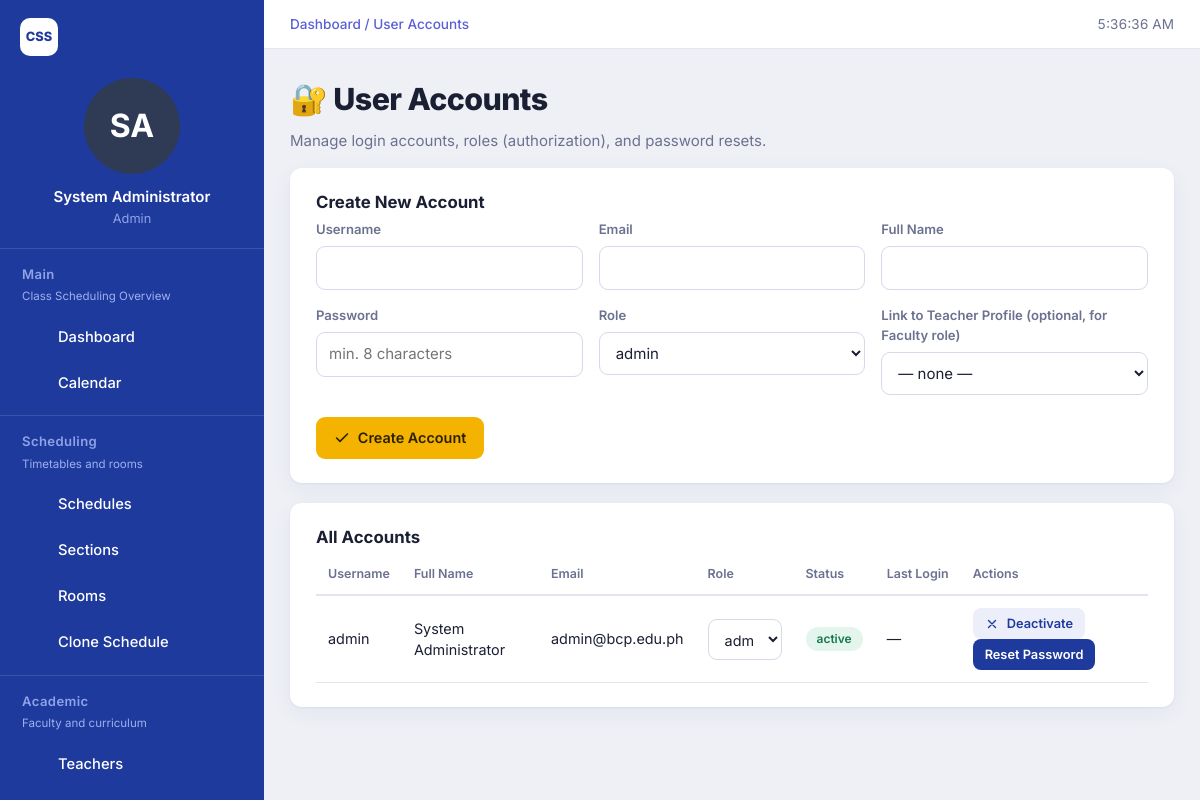
/users.php (signed in), run on the app's committed database.
### tables this page shows
CREATE TABLE users (
    id INT AUTO_INCREMENT PRIMARY KEY,
    username VARCHAR(50) NOT NULL UNIQUE,
    email VARCHAR(150) NOT NULL UNIQUE,
    password_hash VARCHAR(255) NOT NULL,
    full_name VARCHAR(150) NOT NULL,
    role_id INT NOT NULL,
    status ENUM('active','inactive') NOT NULL DEFAULT 'active',
    failed_attempts INT NOT NULL DEFAULT 0,
    locked_until DATETIME NULL DEFAULT NULL,
    last_login DATETIME NULL DEFAULT NULL,
    created_at TIMESTAMP NOT NULL DEFAULT CURRENT_TIMESTAMP,
    FOREIGN KEY (role_id) REFERENCES roles(id)
);

CREATE TABLE roles (
    id INT AUTO_INCREMENT PRIMARY KEY,
    name VARCHAR(50) NOT NULL UNIQUE
);

### includes/functions.php (called while the page is built, shortened)
<?php
require_once __DIR__ . '/../config/db.php';
function e(?string $value): string
{
    return htmlspecialchars($value ?? '', ENT_QUOTES, 'UTF-8');
}

### config/db.php (called while the page is built, shortened)
<?php
function getDB(): PDO
{
    static $pdo = null;
    if ($pdo === null) {
        $dsn = 'mysql:host=' . DB_HOST . ';dbname=' . DB_NAME . ';charset=' . DB_CHARSET;
        try {
            $pdo = new PDO($dsn, DB_USER, DB_PASS, [
                PDO::ATTR_ERRMODE            => PDO::ERRMODE_EXCEPTION,
                PDO::ATTR_DEFAULT_FETCH_MODE => PDO::FETCH_ASSOC,
                PDO::ATTR_EMULATE_PREPARES   => false,
            ]);
        } catch (PDOException $e) {
            error_log('CSS DB connection failed: ' . $e->getMessage());
            http_response_code(500);
            exit('Database connection failed. Please tell the administrator.');
        }
    }
    return $pdo;
}

### includes/auth.php (called while the page is built, shortened)
<?php
require_once __DIR__ . '/../config/db.php';
function isLoggedIn(): bool
{
    static $valid = false;
    if ($valid) {
        return true;
    }
    $now   = time();
    $last  = (int)($_SESSION['last_activity'] ?? $now);
    $start = (int)($_SESSION['login_at'] ?? $now);
    $stale = ($now - $last) > SESSION_IDLE_SECONDS || ($now - $start) > SESSION_MAX_SECONDS;
    if (!$stale) {
        $st = getDB()->prepare('SELECT u.*, r.name AS role_name FROM users u JOIN roles r ON r.id = u.role_id WHERE u.id = ?');
        $st->execute([(int)$_SESSION['user_id']]);
    }
    return true;
}
function requireLogin(): void
{
    if (!isLoggedIn()) {
        header('Location: login.php' . (sessionEndReason() ? '?expired=1' : ''));
        exit;
    }
}
function requireRole(array $roles): void
{
    requireLogin();
}

### users.php (the view, shortened to what this page needs)
<?php
require_once __DIR__ . '/includes/auth.php';
require_once __DIR__ . '/includes/functions.php';
requireRole(['admin']);
$pdo = getDB();
$roles = $pdo->query("SELECT * FROM roles ORDER BY id")->fetchAll();
$users = $pdo->query("SELECT u.*, r.name AS role_name FROM users u JOIN roles r ON r.id=u.role_id ORDER BY u.username")->fetchAll();
include __DIR__ . '/includes/header.php';
?>
<h1>🔐 User Accounts</h1>
<p>Manage login accounts, roles (authorization), and password resets.</p>
<div class="card">
    <h3>Create New Account</h3>
    <form method="POST" action="users.php">
        <div class="form-grid">
            <div><label>Username</label><input type="text" name="username" required></div>
            <div><label>Email</label><input type="email" name="email" required></div>
            <div><label>Full Name</label><input type="text" name="full_name" required></div>
            <div><label>Password</label><input type="password" name="password" required minlength="8" placeholder="min. 8 characters"></div>
            <div>
                <label>Role</label>
                <select name="role_id" required>
                    <?php foreach ($roles as $r): ?><option value="<?= $r['id'] ?>"><?= e($r['name']) ?></option><?php endforeach; ?>
                </select>
            </div>
            <div>
                <label>Link to Teacher Profile (optional, for Faculty role)</label>
                <select name="link_teacher_id">
                    <option value="0">— none —</option>
                </select>
            </div>
        </div>
        <br>
        <button class="btn btn-gold" type="submit">Create Account</button>
    </form>
</div>
<div class="card">
    <h3>All Accounts</h3>
    <table>
        <tr><th>Username</th><th>Full Name</th><th>Email</th><th>Role</th><th>Status</th><th>Last Login</th><th>Actions</th></tr>
        <?php foreach ($users as $u): ?>
        <tr>
            <td><?= e($u['username']) ?></td>
            <td><?= e($u['full_name']) ?></td>
            <td><?= e($u['email']) ?></td>
            <td>
                <form class="inline" method="POST" action="users.php">
                    <select name="role_id" data-autosubmit>
                        <?php foreach ($roles as $r): ?>
                            <option value="<?= $r['id'] ?>" <?= $r['id']==$u['role_id']?'selected':'' ?>><?= e($r['name']) ?></option>
                        <?php endforeach; ?>
                    </select>
                </form>
            </td>
            <td><span class="badge badge-<?= $u['status'] ?>"><?= e($u['status']) ?></span></td>
            <td><?= $u['last_login'] ? e($u['last_login']) : '—' ?></td>
            <td>
                <form class="inline" method="POST" action="users.php" data-confirm="Toggle status for this account?">
                    <button class="btn btn-sm btn-secondary" type="submit"><?= $u['status']==='active'?'Deactivate':'Activate' ?></button>
                </form>
                <form class="inline" method="POST" action="users.php" data-prompt-password>
                    <button class="btn btn-sm" type="submit">Reset Password</button>
                </form>
            </td>
        </tr>
        <?php endforeach; ?>
    </table>
</div>
<?php include __DIR__ . '/includes/footer.php'; ?>

### assets/css/style.css (style rules this page uses)
:root { --blue:#1f3a9d; --blue-dk:#182f82; --blue-hi:#2e4db8; --blue-tint:#8fa3e8; --indigo:#5b5fd6; --canvas:#eef0f6; --card:#fff; --ink:#1b1f33; --muted:#6b7190; --line:#e3e6f0; --ok:#16794c; --ok-bg:#e3f5ec; --err:#b3261e; --err-bg:#fdeceb; --warn-bg:#fff4d6; --info-bg:#e6edff; --gold:#f5b301; --r:12px; --sb:264px; --font:'Inter','Figtree',system-ui,-apple-system,'Segoe UI',Roboto,sans-serif; }
* { box-sizing:border-box }
html { scroll-behavior:smooth }
body { margin:0;font-family:var(--font);color:var(--ink);background:var(--canvas);font-size:15px;line-height:1.5 }
h1,h2,h3,h4 { line-height:1.2;margin:0 0 .5em }
h1 { font-size:1.9rem;font-weight:800;letter-spacing:-.02em;margin:.2em 0 .4em }
h3 { font-size:1.05rem;font-weight:700 }
p { margin:0 0 1em }
.content>p { color:var(--muted) }
.card { background:var(--card);border-radius:var(--r);padding:24px 26px;margin-bottom:20px;box-shadow:0 1px 2px rgba(20,30,80,.05),0 6px 22px rgba(20,30,80,.05) }
.form-grid { display:grid;grid-template-columns:repeat(auto-fit,minmax(200px,1fr));gap:16px }
label { display:block;font-size:.82rem;font-weight:600;color:var(--muted);margin-bottom:6px }
input[type=text],input[type=email],input[type=password],input[type=number],input[type=time],input[type=search],select { width:100%;padding:10px 12px;border:1px solid #d5d9e8;border-radius:9px;background:#fff;font:inherit;color:var(--ink) }
form.inline { display:inline-flex;gap:8px;align-items:center;margin:0 }
.btn { --ic-on:none;display:inline-flex;align-items:center;justify-content:center;gap:8px;padding:10px 18px;border-radius:9px;border:0;background:var(--blue);color:#fff;font:inherit;font-weight:600;font-size:.9rem;text-decoration:none;cursor:pointer;transition:background .15s }
.btn::before { content:"";display:var(--ic-on);width:1.1em;height:1.1em;background:currentColor;-webkit-mask:var(--ic) center/contain no-repeat;mask:var(--ic) center/contain no-repeat }
.btn-sm { padding:6px 12px;font-size:.8rem;border-radius:8px }
.btn-gold { --ic:var(--i-check);--ic-on:inline-block;background:var(--gold);color:#2b2100 }
.btn-secondary,.btn-outline { --ic:var(--i-x);background:#eceffa;color:var(--blue) }
.btn-secondary { --ic-on:inline-block }
table { width:100%;border-collapse:collapse;font-size:.9rem }
th { text-align:left;color:var(--muted);font-size:.78rem;font-weight:600;padding:10px 12px;border-bottom:2px solid var(--line);white-space:nowrap }
td { padding:12px;border-bottom:1px solid var(--line);vertical-align:middle }
.card { overflow-x:auto }
.badge { display:inline-block;padding:3px 11px;border-radius:99px;font-size:.75rem;font-weight:600;background:#eceffa;color:var(--blue) }
.badge-active { background:var(--ok-bg);color:var(--ok) }

### data on the page
users: username "admin", full_name "System Administrator", email "admin@bcp.edu.ph", role_id "admin", status "active", shows "Deactivate"

### other printed values
$initials "SA"
$name "System Administrator"
str_replace('_',' ',$role) "Admin"
$title "Main"
$sub "Class Scheduling Overview"
$label "Dashboard"
$label "Calendar"
$title "Scheduling"
$sub "Timetables and rooms"
$label "Schedules"
$label "Sections"
$label "Rooms"
$label "Clone Schedule"
$title "Academic"
$sub "Faculty and curriculum"
